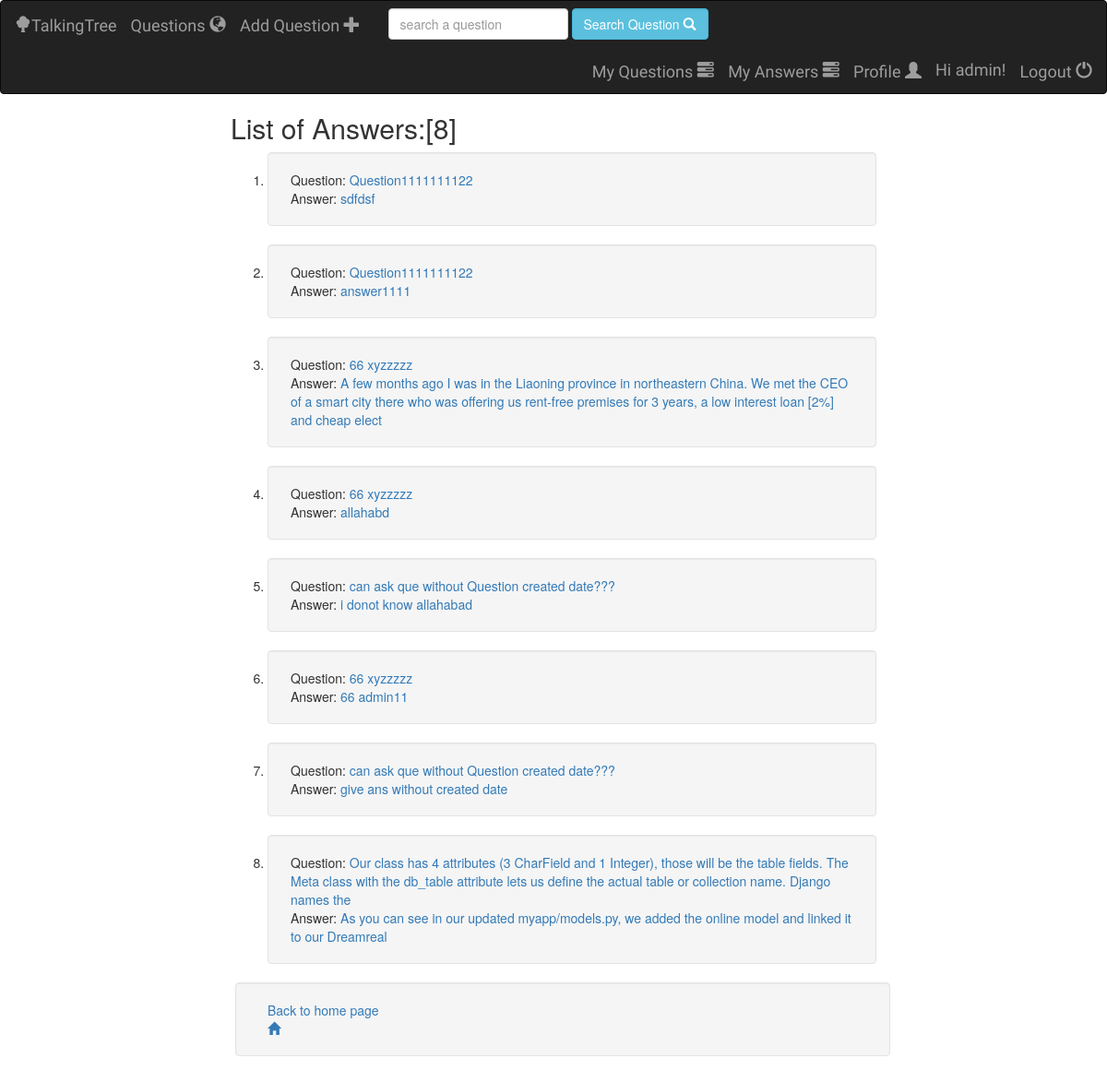
/talkingtree/myanswers/ (signed in), run on an earlier commit of the app's database.
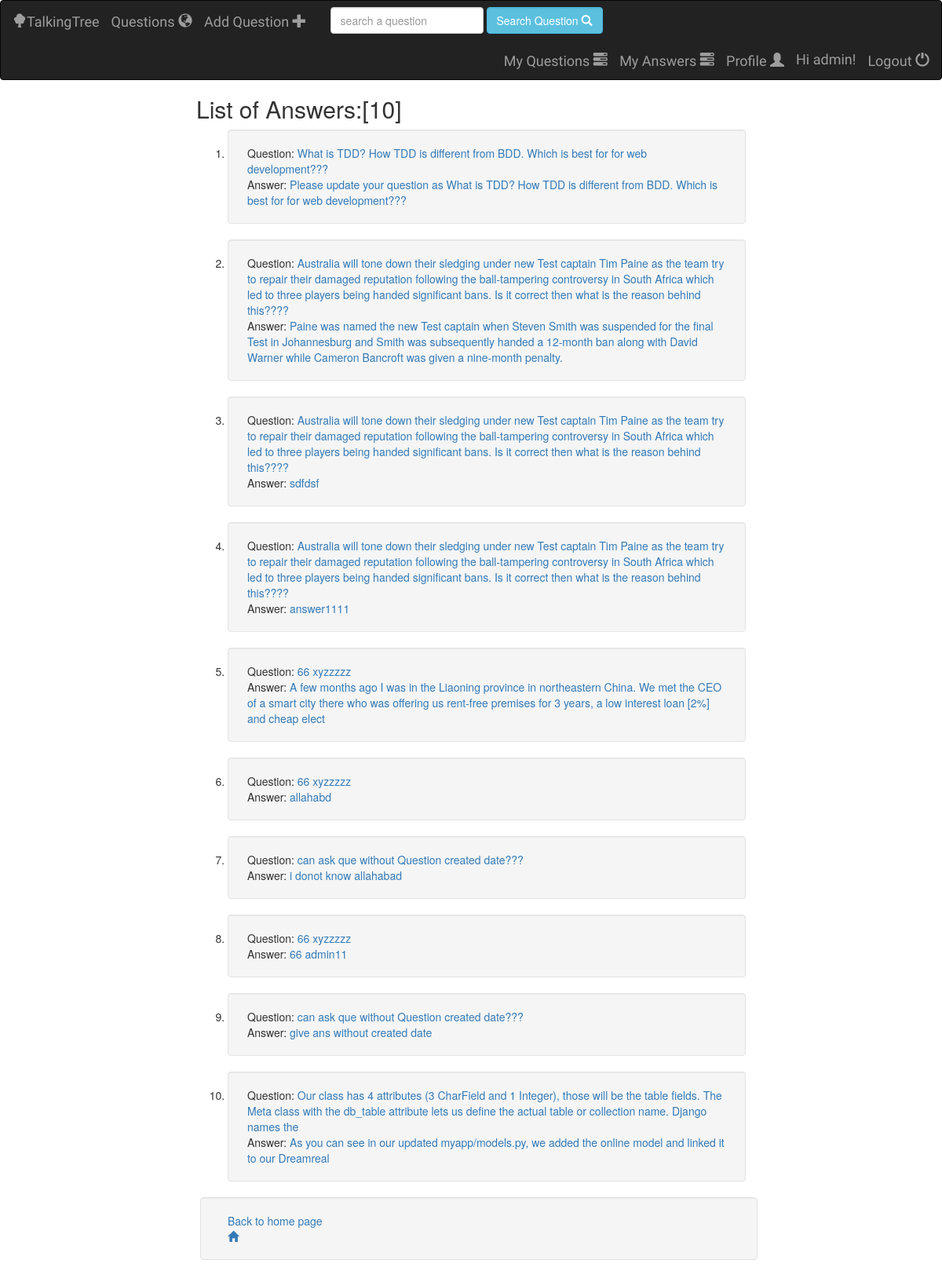
And on a later commit of the database.
### talkingtree/models.py (models this page shows, shortened)
class Answer(models.Model):
    question = models.ForeignKey(Question, on_delete=models.CASCADE)
    user = models.ForeignKey(User, on_delete=models.DO_NOTHING, default=None)
    answer_text = models.CharField(max_length=1023)
    created_date = models.DateTimeField(default=timezone.now())
    class Meta:
        ordering = ['-id']

class Question(models.Model):
    user = models.ForeignKey(User, on_delete=models.DO_NOTHING)
    question_text = models.CharField(null=False, max_length=1023)
    created_date = models.DateTimeField(default=timezone.now())
    class Meta:
        ordering = ['-id']

### talkingtree/views/answer.py (the view)
@login_required
def myanswers(request):
    try:
        answers = Answer.objects.filter(user=request.user)
        count_answer = answers.count()
        answers_list = []
        for answer in answers:
            count_upvote = Voteanswer.objects.filter(vote=True, answer=answer).count()
            count_downvote = Voteanswer.objects.filter(vote=False, answer=answer).count()
            answers_list.append({
                'answer':answer,
                'count_upvoteanswer':count_upvote,
                'count_downvoteanswer':count_downvote
            })
    except Question.DoesNotExist:
        raise Http404('Answer Does not Exist.')
    return render(request, 'talkingtree/myanswers.html', {
       'all_answer': answers_list, 'count_answer': count_answer,})

### talkingtree/templates/talkingtree/myanswers.html (shortened to what this page needs)
 {% extends 'talkingtree/base.html' %}
 {%  block body %}
    {% if all_answer %}
        <h2> List of Answers:[{{ count_answer }}] </h2>
        <ol>
            {% for answer in all_answer %}
            <li>
            <div class="well">
                <div class="" style="margin-left: 5px">
                    <div  class="">
                       Question:  <a href="{% url 'talkingtree:answer' answer.answer.question.id %}"> {{ answer.answer.question.question_text }}</a>
                        <br>
                       Answer:  <a href="{% url 'talkingtree:comment' answer.answer.question.id answer.answer.id  %}"> {{ answer.answer.answer_text }}</a>
                    </div>
                </div>
            </div>
            </li>
            {% endfor %}
        </ol>
        {% else %}
       <div class="alert alert-danger">
        No answer found. People are searching for a better answer to this question.
       </div>
    {% endif %}
             <div class="well row" style="margin-left: 5px">
                <div  class="col-sm-3">
                    <a href="/talkingtree/"> Back to home page  <span  class="glyphicon glyphicon-home" aria-hidden="true"> </span></a>
                </div>
            </div>
 {% endblock %}

### talkingtree/templates/talkingtree/base.html (shortened to what this page needs)
    <!DOCTYPE html>
    <html lang="en">
    <head>
      {% load staticfiles %}
      <link rel="stylesheet" type="text/css" href="{% static 'talkingtree/style.css' %}">
      <link rel="stylesheet" href="https://maxcdn.bootstrapcdn.com/bootstrap/3.3.7/css/bootstrap.min.css">
    </head>
    <body>
    <nav class="navbar navbar-inverse">
      <div class="container-fluid">
        <div class="navbar-header">
          <a class="navbar-brand" href="{% url 'talkingtree:question' %}">
              <span  class="glyphicon glyphicon-tree-deciduous" aria-hidden="true"></span>TalkingTree</a>
        </div>
        <ul class="nav navbar-nav ">
          <li> <a class="navbar-brand" href="{% url 'talkingtree:question' %}">
              Questions  <span class="glyphicon glyphicon-globe" aria-hidden="true"></span>
          </a></li>
         {% if user.is_authenticated %}
            <li>
              <a class="navbar-brand" href="{% url 'talkingtree:add-question' %}">
                     Add Question <span  class="glyphicon glyphicon-plus" aria-hidden="true"></span>
              </a>
            </li>
         {% endif %}
        </ul>
          <form class="navbar-form navbar-left" role="search" method="get" action="{% url 'talkingtree:searchquestions' %}">
            <input type="text" class="form-control" name = "q" value="" placeholder="search a question" required>
             <button class="form-control btn btn-info" name = "searchBtn" >Search Question
             <span class="glyphicon glyphicon-search" aria-hidden="true"></span>
             </button>
          </form>
          <ul class="nav navbar-nav navbar-right">
                    {% if user.is_authenticated %}
                       <li>
                           <a class="navbar-brand" href="{% url 'talkingtree:myquestions' %}">
                                My Questions
                                <span class="glyphicon glyphicon-tasks" aria-hidden="true"></span>
                            </a>
                       </li>
                        <li>
                           <a class="navbar-brand" href="{% url 'talkingtree:myanswers' %}">
                                My Answers
                                <span class="glyphicon glyphicon-tasks" aria-hidden="true"></span>
                            </a>
                       </li>
                      <li class="">
                            <a class="navbar-brand" href="{% url 'talkingtree:profile' %}">
                                Profile <span class="glyphicon glyphicon-user" aria-hidden="true"></span>
                            </a>
                      </li>
                        <li class="">
                         <div class="navbar-brand">
                            Hi {{ user.username }}!
                            </div>
                        </li>
                        <li>
                            <a class="navbar-brand" href="{% url 'talkingtree:logout' %}">
                                Logout  <span  class="glyphicon glyphicon-off" aria-hidden="true"></span>
                            </a>
                        </li>
                    {% endif %}
          </ul>
      </div>
    </nav>
    <div style="margin: 5px 250px 250px 250px;">
        {% block body %}
        {% endblock %}
    </div>
    </body>
    </html>

### talkingtree/static/talkingtree/style.css (style rules this page uses)
.navbar-brand { font-family: 'Satisfy', cursive; }

What changed in the data, as far as the page shows it:
added Answer: answer.question.question_text "What is TDD? How TDD is different from BDD. Which is best for for web development???", answer.answer_text "Please update your question as What is TDD? How TDD is different from BDD. Which is best for for web development???"
added Answer: answer.question.question_text "Australia will tone down their sledging under new Test captain Tim Paine as the team try to repair their damaged reputation following the ball-tampering controversy in South Africa which led to three players being handed significant bans. Is it correct then what is the reason behind this????", answer.answer_text "Paine was named the new Test captain when Steven Smith was suspended for the final Test in Johannesburg and Smith was subsequently handed a 12-month ban along with David Warner while Cameron Bancroft was given a nine-month penalty."
changed through a linked row, Answer "sdfdsf": answer.question.question_text "Question1111111122" → "Australia will tone down their sledging under new Test captain Tim Paine as the team try to repair their damaged reputation following the ball-tampering controversy in South Africa which led to three players being handed significant bans. Is it correct then what is the reason behind this????"
changed through a linked row, Answer "answer1111": answer.question.question_text "Question1111111122" → "Australia will tone down their sledging under new Test captain Tim Paine as the team try to repair their damaged reputation following the ball-tampering controversy in South Africa which led to three players being handed significant bans. Is it correct then what is the reason behind this????"
Also different on the page:
{{ count_answer }}: "8" → "10"
